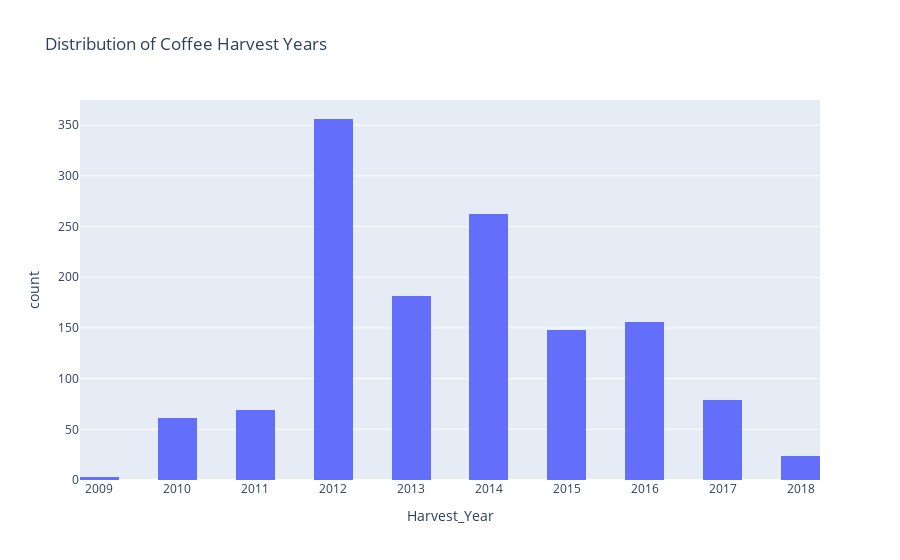

Notebook source saved alongside this figure:
### Markdown cell above
## Harvest Years

### Code cell
# Create a histogram for the 'Harvest_Year' column
harvest = px.histogram(
    df_coffee,
    x='Harvest_Year',  # Specify column directly
    title='Distribution of Coffee Harvest Years',
    nbins=20  # Adjust the number of bins for clarity
)

harvest.show()

### Figure 1 — Plotly figure (JSON) as saved in the notebook; plotly's stock layout.template omitted (floating-point values rounded to 4 significant figures; data arrays with more than 128 entries replaced by an {"elided": "..."} marker saying what was removed)
{"data": [{"alignmentgroup": "True", "bingroup": "x", "hovertemplate": "Harvest_Year=%{x}<br>count=%{y}<extra></extra>", "legendgroup": "", "marker": {"color": "#636efa", "pattern": {"shape": ""}}, "name": "", "nbinsx": 20, "offsetgroup": "", "orientation": "v", "showlegend": false, "type": "histogram", "x": {"elided": "1339 int values"}, "xaxis": "x", "yaxis": "y"}], "layout": {"autosize": true, "barmode": "relative", "legend": {"tracegroupgap": 0}, "title": {"text": "Distribution of Coffee Harvest Years"}, "xaxis": {"anchor": "y", "autorange": true, "domain": [0, 1], "range": [2009.0, 2018.0], "title": {"text": "Harvest_Year"}, "type": "linear"}, "yaxis": {"anchor": "x", "autorange": true, "domain": [0, 1], "range": [0, 374.7], "title": {"text": "count"}}}}
